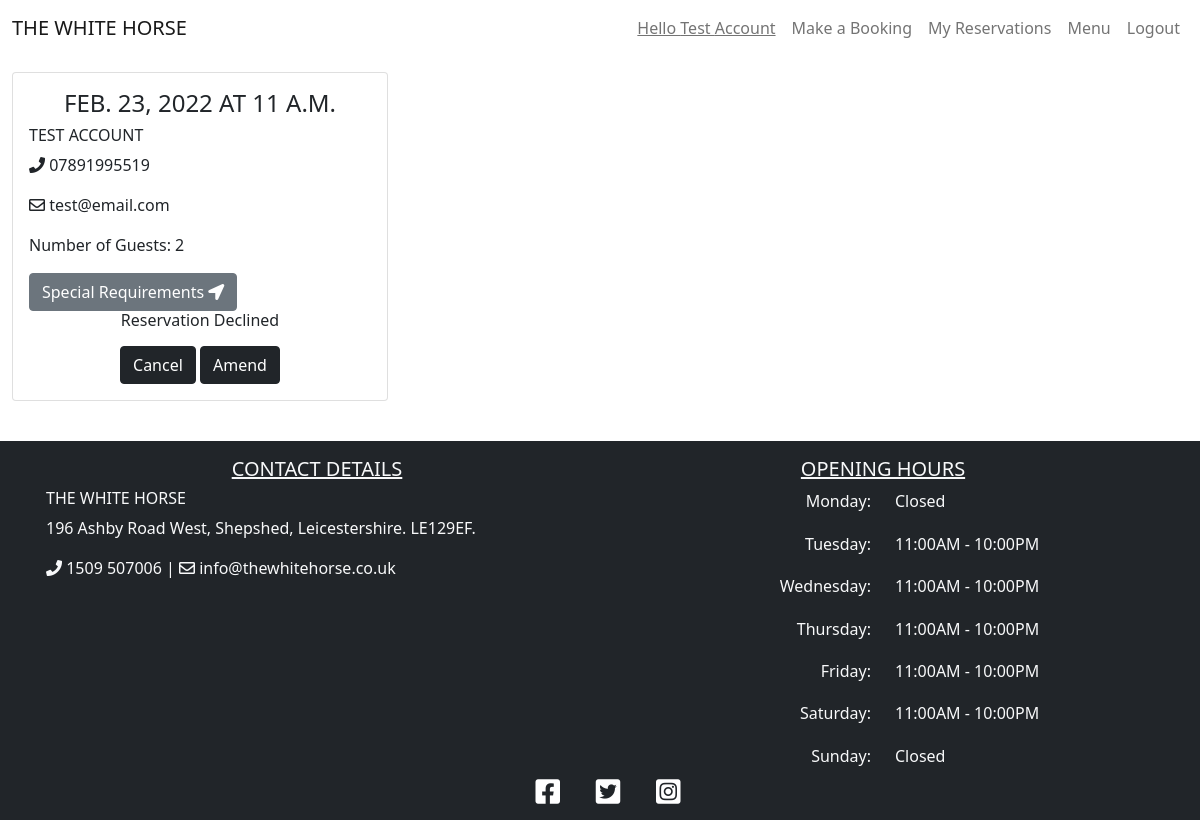
/reservations (signed in), run on an earlier commit of the app's database.
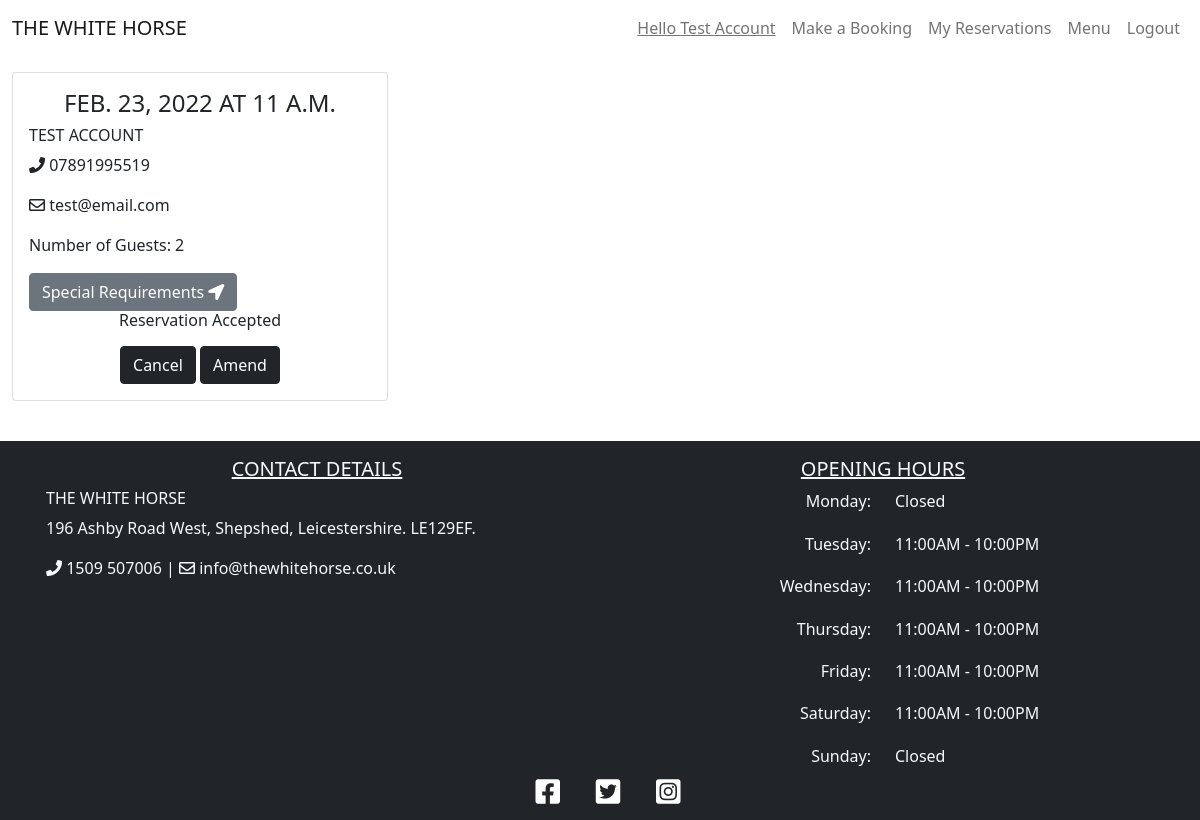
And on a later commit of the database.
### booking/models.py (models this page shows, shortened)
class Booking(models.Model):
    user = models.ForeignKey(User, on_delete=models.CASCADE)
    lead = models.CharField(max_length=200, blank=False)
    email = models.CharField(max_length=200, blank=False)
    phoneNumberRegex = RegexValidator(regex=r'^\+?1?\d{9,15}$')
    mobile = models.CharField(
        validators=[phoneNumberRegex], max_length=16, blank=False
        )
    date = models.DateField(blank=False)
    time = models.TimeField(blank=False)
    notes = models.TextField(max_length=200)
    guests = models.PositiveIntegerField(blank=False)
    status = models.IntegerField(choices=STATUS, default=0)
    class Meta:
        ordering = ['-date']
        constraints = [
            models.UniqueConstraint(
                fields=['user', 'date', 'time'], name='unique_booking'
            ), ]

### booking/views.py (the view)
# urls.py: path('reservations', views.ReservationList.as_view(), name='reservations'),
class ReservationList(generic.ListView):
    model = Booking
    def sort(self, reservations):
        for reservation in reservations:
            if reservation.date < datetime.date.today():
                reservation.delete()
                return reservations
    def get(self, request, *args, **kwargs):
        if request.user.is_authenticated:
            reservations = Booking.objects.filter(user=request.user)
            self.sort(reservations)
            return render(
                request, 'reservations.html',
                {
                    'reservations': reservations,
                },
            )
        else:
            return redirect(reverse("account_login"))

### booking/mapbox_context_processor.py (called while the page is built)
def mapbox_renderer(request):
    return {
       'mapbox_token': settings.MAPBOX_TOKEN
    }

### templates/reservations.html (shortened to what this page needs)
{% extends "base.html" %}
{% block content %}
{% if not reservations %}
<div class="container mb-3">
    <div class="row">
        <div class="col-lg-12 text-center">
            <h4 class="page-heading">Reservations</h4>
            <p>It looks like you have no upcoming reservations.</p>
            <a href="{% url 'booking' %}"><button class="btn btn-dark">Make a Booking</button></a>
        </div>
    </div>
</div>
{% else %}
<div class="container-fluid mb-3">
    <div class="row">
        <div class="col-12 mt-3 left">
            <div class="row">
                {% for reservation in reservations %}
                <div class="col-md-4">
                    <div class="card mb-4">
                        <div class="card-body">
                            <h4 class='card-title text-uppercase text-center'>{{ reservation.date }} at
                                {{ reservation.time }}</h4>
                            <h6 class="text-uppercase">{{ reservation.lead }}</h6>
                            <div class='card-text'>
                                <p><i class="fas fa-phone"></i> {{ reservation.mobile }}</p>
                                <p><i class="far fa-envelope"></i> {{ reservation.email }}</p>
                                <p>Number of Guests: {{ reservation.guests }}</p>
                                <button data-bs-toggle='modal' data-bs-target='#notes' class="btn btn-secondary">Special
                                    Requirements <i class="fas fa-location-arrow"></i></button>
                                <div class='text-center h6'>
                                    {% if reservation.status == 1 %}
                                    <p>Reservation Accepted</p>
                                    {% elif reservation.status == 2 %}
                                    <p>Reservation Declined</p>
                                    {% else %}
                                    <p>Request Pending</p>
                                    {% endif %}
                                </div>
                            </div>
                            <div class='text-center'>
                                <button data-bs-toggle='modal' data-bs-target='#cancel' class="btn btn-dark">Cancel</button>
                                <a href="/amend/{{ reservation.id }}"><button class="btn btn-dark">Amend</button></a>
                            </div>
                        </div>
                    </div>
                </div>
                    {% endfor %}
                </div>
        </div>
    </div>
</div>
{% endif %}
{% endblock %}

What changed in the data, as far as the page shows it:
changed Booking "TEST ACCOUNT": status "Reservation Declined" → "Reservation Accepted"
